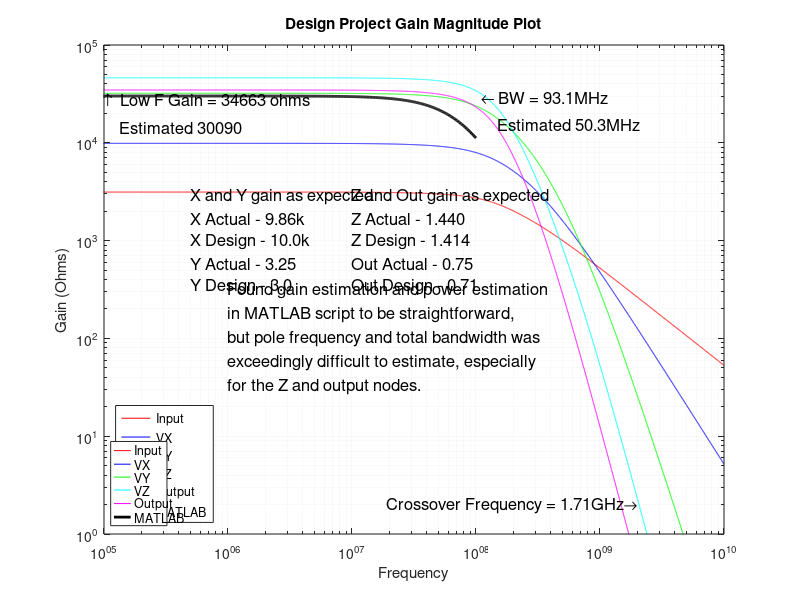
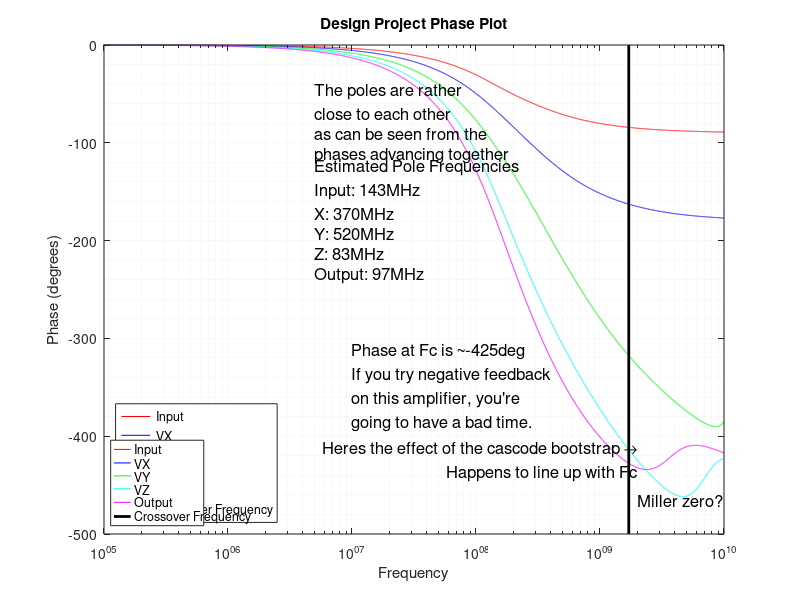

The MATLAB source for these figures, in order:
% clear all
% close all
% 
% 
% vov = 0.70;
% speed_goal_i = 300e6;
% speed_goal_x = 300e6;
% speed_goal_y = 300e6;
% 
% vystep = 0:-0.025:-2.5;
% 
% for i = 1:length(vystep)
% 
%   s1 = 3;
%   s2 = 8;
%   s3 = 2;
%   s4 = 28;
%   n_z = 1;
%   vy_goal = vystep(i);
%   vx_goal = 1.3;
% 
%   dp = load_defaults(vov, s1, s2, s3, s4, 20000, 50000, n_z, vx_goal, vy_goal, s4);
%   rx = compute_stage_x_res(speed_goal_x, dp.MN2.w, dp.MN2.l, dp.MP4.w, dp.MP4.l);
%   ry = compute_stage_y_res(speed_goal_y, dp.MN6.w, dp.MN6.l, dp.MN7.w, dp.MN7.l);
%   dp = load_defaults(vov, s1, s2, s3, s4, rx, ry, n_z, vx_goal, vy_goal, s4);
%   dp = design_project(dp, false, false);
% 
%   if dp.all_sat
%     y(i) = dp.Vy;
%     z(i) = dp.Vz;
%     o(i) = dp.Vo;
%   else
%     y(i) = nan;
%     z(i) = nan;
%     o(i) = nan;
%   end
% end
% 
% figure('Position', [100, 100, 400, 300]);
% hold on;
% plot(z, o, 'b-');
% plot([min(z) max(z)], [0.15 0.15], 'r-');
% plot([min(z) max(z)], [-0.15 -0.15], 'r-');
% plot([1.0 1.0], [min(o) 0], 'm-');
% xlabel('V(Z)');
% ylabel('V(Output)');
% title('Output Common Mode Voltage vs V(Z)');
% legend('Common Mode Voltage', 'Spec+', 'Spec-', 'Goal V(Z)');
% 
% figure('Position', [100, 100, 400, 300]);
% hold on;
% plot(y, z, 'b-');
% plot([min(y) -1.3], [1 1], 'm-');
% plot([-1.3 -1.3], [min(z) 1], 'k-');
% xlabel('V(Y)');
% ylabel('V(Z)');
% title('V(Z) vs V(Y)');
% legend('V(Z) vs V(Y)', 'Goal V(Z)', 'Goal V(Y)');
% 
% %%%%%%%%%%%%%%%%%%%%%%%%%%%%%%%%%%%%%%%%%%%%%%%%%%%%%%%%%%%%%%%%%%%%%%%%%%
% % MN2 Size Plot
% 
% clear all
% 
% vov = 0.70;
% s1step = 2:20;
% xgain = 10000;
% ygain = 20000;
% 
% for i = 1:length(s1step)
% 
%   s1 = s1step(i);
%   s2 = 6;
%   s3 = 2;
%   s4 = 28;
%   n_z = 1;
%   vy_goal = -1.2;
%   vx_goal = 1.3;
% 
%   dp = load_defaults(vov, s1, s2, s3, s4, xgain, ygain, n_z, vx_goal, vy_goal, s4);
%   %rx = compute_stage_x_res(speed_goal_x, dp.MN2.w, dp.MN2.l, dp.MP4.w, dp.MP4.l);
%   %ry = compute_stage_y_res(speed_goal_y, dp.MN6.w, dp.MN6.l, dp.MN7.w, dp.MN7.l);
%   %dp = load_defaults(vov, s1, s2, s3, s4, rx, ry, n_z, vx_goal, vy_goal, s4);
%   dp = design_project(dp, false, true);
% 
%   if dp.all_sat
%     mn2(i) = dp.MN2.w*1e6;
%     ti(i) = dp.stages{1}.t*1e9;
%     tx(i) = dp.stages{2}.t*1e9;
%     fi(i) = dp.stages{1}.f/1e6;
%     fx(i) = dp.stages{2}.f/1e6;
%     tsum(i) = ti(i) + tx(i);
%   else
%     mn2(i) = nan;
%     ti(i) = nan;
%     tx(i) = nan;
%     fi(i) = nan;
%     fx(i) = nan;
%     tsum(i) = nan;
%   end
% end
% 
% figure('Position', [100, 100, 400, 300]);
% hold on;
% plot(mn2, ti, 'b-');
% plot(mn2, tx, 'r-');
% plot(mn2, tsum, 'm-');
% plot([24 24], [0 min(tsum)], 'k-');
% xlabel('MN2 Width (um)');
% ylabel('Tau(ns)');
% title(sprintf('Taus vs MN2 Width for X Stage Gain = %d, Vov = %0.2f', xgain, vov));
% legend('Tau In', 'Tau X', 'Sum Tau', 'Selected MN2');
% 
% % figure('Position', [100, 100, 400, 300]);
% % hold on;
% % plot(mn2, fi, 'b-');
% % plot(mn2, fx, 'r-');
% % plot(mn2, tsum, 'm-');
% % xlabel('MN2 Width (um)');
% % ylabel('Frequency (MHz)');
% % title('Pole Frequency vs MN2 Width for X Stage Gain = 10000');
% % legend('Pole F In', 'Pole F X');
% 
% %%%%%%%%%%%%%%%%%%%%%%%%%%%%%%%%%%%%%%%%%%%%%%%%%%%%%%%%%%%%%%%%%%%%%%%%%%
% % MP4 Size Plot
% 
% clear all
% 
% vov = 0.70;
% s2step = 2:20;
% xgain = 10000;
% ygain = 3;
% 
% for i = 1:length(s2step)
% 
%   s1 = 3;
%   s2 = s2step(i);
%   s3 = 2;
%   s4 = 28;
%   n_z = 1;
%   vy_goal = -1.2;
%   vx_goal = 1.3;
%   
%   vov4 = 2.0 - vx_goal;
%   id4 = 1/2 * 25e-6 * s2 * vov4^2;
%   gm = 2 * id4 / vov4;
%   ry(i) = 3 / gm;
%   
% 
%   dp = load_defaults(vov, s1, s2, s3, s4, xgain, ry(i), n_z, vx_goal, vy_goal, s4);
%   %rx = compute_stage_x_res(speed_goal_x, dp.MN2.w, dp.MN2.l, dp.MP4.w, dp.MP4.l);
%   %ry = compute_stage_y_res(speed_goal_y, dp.MN6.w, dp.MN6.l, dp.MN7.w, dp.MN7.l);
%   %dp = load_defaults(vov, s1, s2, s3, s4, rx, ry, n_z, vx_goal, vy_goal, s4);
%   dp = design_project(dp, false, true);
% 
%   if dp.all_sat
%     mp4(i) = dp.MP4.w*1e6;
%     gm4(i) = dp.MP4.gm;
%     ty(i) = dp.stages{3}.t*1e9;
%     tx(i) = dp.stages{2}.t*1e9;
%     fy(i) = dp.stages{3}.f/1e6;
%     fx(i) = dp.stages{2}.f/1e6;
%     gy(i) = dp.stages{3}.gain;
%     tsum(i) = ty(i) + tx(i);
%   else
%     mp4(i) = nan;
%     ty(i) = nan;
%     tx(i) = nan;
%     fy(i) = nan;
%     fx(i) = nan;
%     gy(i) = nan;
%     gm4(i) = nan;
%     tsum(i) = nan;
%   end
% end
% 
% figure('Position', [100, 100, 400, 300]);
% hold on;
% plot(mp4, tx, 'b-');
% plot(mp4, ty, 'r-');
% plot(mp4, tsum, 'm-');
% plot([6 6], [0 min(tsum)], 'k-');
% xlabel('MP4 Width (um)');
% ylabel('Tau(ns)');
% title(sprintf('Taus vs MP4 Width for Y Stage Gain = %0.1f, Vov = %0.2f', ygain, 2.0-vx_goal));
% legend('Tau X', 'Tau Y', 'Sum Tau');
% 
% %%%%%%%%%%%%%%%%%%%%%%%%%%%%%%%%%%%%%%%%%%%%%%%%%%%%%%%%%%%%%%%%%%%%%%%%%%
% % MN10 Size Plot
% 
% clear all
% 
% vov = 0.70;
% s4step = 2:50;
% xgain = 10000;
% ygain = 3;
% 
% for i = 1:length(s4step)
% 
%   s1 = 3;
%   s2 = 6;
%   s3 = 2;
%   s4 = s4step(i);
%   n_z = 1;
%   vy_goal = -1.2;
%   vx_goal = 1.3;
%   
%   vov4 = 2.0 - vx_goal;
%   id4 = 1/2 * 25e-6 * s2 * vov4^2;
%   gm = 2 * id4 / vov4;
%   ry(i) = 3 / gm;
% 
%   dp = load_defaults(vov, s1, s2, s3, s4, xgain, ry(i), n_z, vx_goal, vy_goal, s4);
%   %rx = compute_stage_x_res(speed_goal_x, dp.MN2.w, dp.MN2.l, dp.MP4.w, dp.MP4.l);
%   %ry = compute_stage_y_res(speed_goal_y, dp.MN6.w, dp.MN6.l, dp.MN7.w, dp.MN7.l);
%   %dp = load_defaults(vov, s1, s2, s3, s4, rx, ry, n_z, vx_goal, vy_goal, s4);
%   dp = design_project(dp, false, true);
% 
%   if dp.all_sat
%     mn10(i) = dp.MN10.w*1e6;
%     tz(i) = dp.stages{4}.t*1e9;
%     to(i) = dp.stages{5}.t*1e9;
%     go(i) = dp.stages{5}.gain;
%     vo(i) = dp.Vo;
%     tsum(i) = to(i) + tz(i);
%   else
%     mn10(i) = nan;
%     tz(i) = nan;
%     to(i) = nan;
%     go(i) = nan;
%     vo(i) = nan;
%     tsum(i) = nan;
%   end
% end
% 
% figure('Position', [100, 100, 400, 300]);
% hold on;
% plot(mn10, tz, 'b-');
% plot(mn10, to, 'r-');
% plot(mn10, tsum, 'm-');
% plot([10 10], [0 min(tsum)], 'k-');
% xlabel('MN10 Width (um)');
% ylabel('Tau(ns)');
% title('Taus vs MN10 Width');
% legend('Tau Z', 'Tau Out', 'Sum Tau');
% 
% figure('Position', [100, 100, 400, 300]);
% hold on;
% plot(mn10, vo, 'b-');
% plot([10 10], [min(vo) 0], 'k-');
% xlabel('MN10 Width (um)');
% ylabel('Voltage');
% title('Output Common Mode Voltage vs MN10 Width');
% 
% 
% %%%%%%%%%%%%%%%%%%%%%%%%%%%%%%%%%%%%%%%%%%%%%%%%%%%%%%%%%%%%%%%%%%%%%%%%%%
% % Waveform Plot
% 
% f = fopen('../waveform_export.txt');
% fgetl(f)
% c = t = textscan(f, '%f %f %f');
% fclose(f);
% t = c{1};
% v_iin = c{2};
% v_vout = c{3};
% 
% figure;
% hold on;
% plot(t*1e9, v_vout);
% legend('Vout');
% title('Transient Response');
% xlabel('Time (ns)')
% ylabel('Voltage');

%%%%%%%%%%%%%%%%%%%%%%%%%%%%%%%%%%%%%%%%%%%%%%%%%%%%%%%%%%%%%%%%%%%%%%%%%%
% Bode Plot

close all
clear all
load('bode.mat');
load('dp.mat');

bw_o = interp1(abs(v_n_vout), f, max(abs(v_n_vout)) * sqrt(2)/2);
bw_x = interp1(abs(v_n_x), f, max(abs(v_n_x)) * sqrt(2)/2);
bw_y = interp1(abs(v_n_y), f, max(abs(v_n_y)) * sqrt(2)/2);
bw_z = interp1(abs(v_n_z), f, max(abs(v_n_z)) * sqrt(2)/2);
bw_i = interp1(abs(v_n_iin), f, max(abs(v_n_iin)) * sqrt(2)/2);

fc = interp1(abs(v_n_vout), f, 1);

fsim = logspace(2, 8, 1000);
sim = dp.h .* dp.total.gain;

figure('Position', [10, 10, 1000, 600]);
h = loglog(f, abs(v_n_iin),'r',...
           f, abs(v_n_x),'b',...
           f, abs(v_n_y),'g',...
           f, abs(v_n_z),'c',...
           f, abs(v_n_vout),'m',...
           fsim, abs(sim), 'k',...
           'Linewidth', 2);

ylim([1, 100000]);
xlim([1e5 1e10]);
legend('Input', 'VX', 'VY', 'VZ', 'Output', 'MATLAB', 'Location','southwest');
xlabel('Frequency');
ylabel('Gain (Ohms)');
title('Design Project Gain Magnitude Plot');

% t = text
s = sprintf('  Low F Gain = %0.0f ohms\n', max(abs(v_n_vout)));
s = strcat('\uparrow', s);
t = text(1e5,20000,{s; '    Estimated 30090'});
set(t, 'FontSize', 12);
t = text(1e7,1000,{'Z and Out gain as expected';...
                'Z Actual - 1.440';...
                'Z Design - 1.414';...
                'Out Actual - 0.75';...
                'Out Design - 0.71'});
set(t, 'FontSize', 12);

t = text(5e5,1000,{'X and Y gain as expected';...
                'X Actual - 9.86k';...
                'X Design - 10.0k';...
                'Y Actual - 3.25';...
                'Y Design - 3.0'});
set(t, 'FontSize', 12);              
              
t = text(1e6,100,{'Found gain estimation and power estimation';...
                  'in MATLAB script to be straightforward,';...
                  'but pole frequency and total bandwidth was';...
                  'exceedingly difficult to estimate, especially';...
                  'for the Z and output nodes.'});
set(t, 'FontSize', 12);              
              
s = sprintf(' BW = %0.1fMHz\n', bw_o/1e6);
s = strcat('\leftarrow', s);
t = text(bw_o*1.2,30000*sqrt(2)/2,{s; '    Estimated 50.3MHz'})
set(t, 'FontSize', 12);
s = 'Crossover Frequency = 1.71GHz\rightarrow';
t = text(2e9,2,s,...
   'HorizontalAlignment','right') 
set(t, 'FontSize', 12);
%# capture handle to current figure and axis
hFig = gcf;
hAx1 = gca;

%# create a second transparent axis, as a copy of the first
hAx2 = copyobj(hAx1,hFig);
delete( get(hAx2,'Children') )
set(hAx2, 'Color','none', 'Box','on', ...
    'XGrid','off', 'YGrid','off')

%# show grid-lines of first axis, style them as desired,
%# but hide its tick marks and axis labels
set(hAx1, 'XColor',[0.9 0.9 0.9],...
          'YColor',[0.9 0.9 0.9],...
          'XMinorGrid','on',...
          'YMinorGrid','on',...
          'MinorGridLineStyle','-',...
          'XTickLabel',[], 'YTickLabel',[]);
xlabel(hAx1, ''), ylabel(hAx1, ''), title(hAx1, '')
linkaxes([hAx1 hAx2], 'xy');

%%%%%%%%%%%%%%%%%%%%%%%%%%%%%%%%%%%%%%%%%%%%%%%
% Phase Plot

figure('Position', [10, 10, 1000, 600]);
h = semilogx(f, unwrap(angle(-v_n_iin))*180/pi,'r',...
           f, unwrap(angle(-v_n_x))*180/pi,'b',...
           f, unwrap(angle(v_n_y))*180/pi,'g',...
           f, unwrap(angle(-v_n_z))*180/pi,'c',...
           f, unwrap(angle(-v_n_vout))*180/pi,'m',...
           [fc fc], [-500 0], 'k',...
           'Linewidth', 2);

%ylim([, 10]);
legend('Input', 'VX', 'VY', 'VZ', 'Output', 'Crossover Frequency', 'Location','southwest');
xlabel('Frequency');
ylabel('Phase (degrees)');
title('Design Project Phase Plot');
xlim([1e5 1e10]);

s = 'Heres the effect of the cascode bootstrap \rightarrow';
t = text(2e9,-425,{s; 'Happens to line up with Fc'},...
   'HorizontalAlignment','right');
set(t, 'FontSize', 12);

s = 'Miller zero?';
t = text(10e9,-465,s,...
   'HorizontalAlignment','right');
set(t, 'FontSize', 12);
 
s = {'The poles are rather';
     'close to each other';
     'as can be seen from the';
     'phases advancing together';
     };
t = text(5e6,-80,s);
set(t, 'FontSize', 12);

s = {'Estimated Pole Frequencies';
     'Input: 143MHz';
     'X: 370MHz';
     'Y: 520MHz';
     'Z: 83MHz';
     'Output: 97MHz';
     };
t = text(5e6,-180,s);
set(t, 'FontSize', 12);

s = {'Phase at Fc is ~-425deg';
     'If you try negative feedback';
     'on this amplifier, you''re';
     'going to have a bad time.';
     };
t = text(1e7,-350,s);
set(t, 'FontSize', 12);


%# capture handle to current figure and axis
hFig = gcf;
hAx1 = gca;

%# create a second transparent axis, as a copy of the first
hAx2 = copyobj(hAx1,hFig);
delete( get(hAx2,'Children') )
set(hAx2, 'Color','none', 'Box','on', ...
    'XGrid','off', 'YGrid','off')

%# show grid-lines of first axis, style them as desired,
%# but hide its tick marks and axis labels
set(hAx1, 'XColor',[0.9 0.9 0.9],...
          'YColor',[0.9 0.9 0.9],...
          'XMinorGrid','on',...
          'YMinorGrid','on',...
          'MinorGridLineStyle','-',...
          'XTickLabel',[], 'YTickLabel',[]);
xlabel(hAx1, ''), ylabel(hAx1, ''), title(hAx1, '')
linkaxes([hAx1 hAx2], 'xy');
